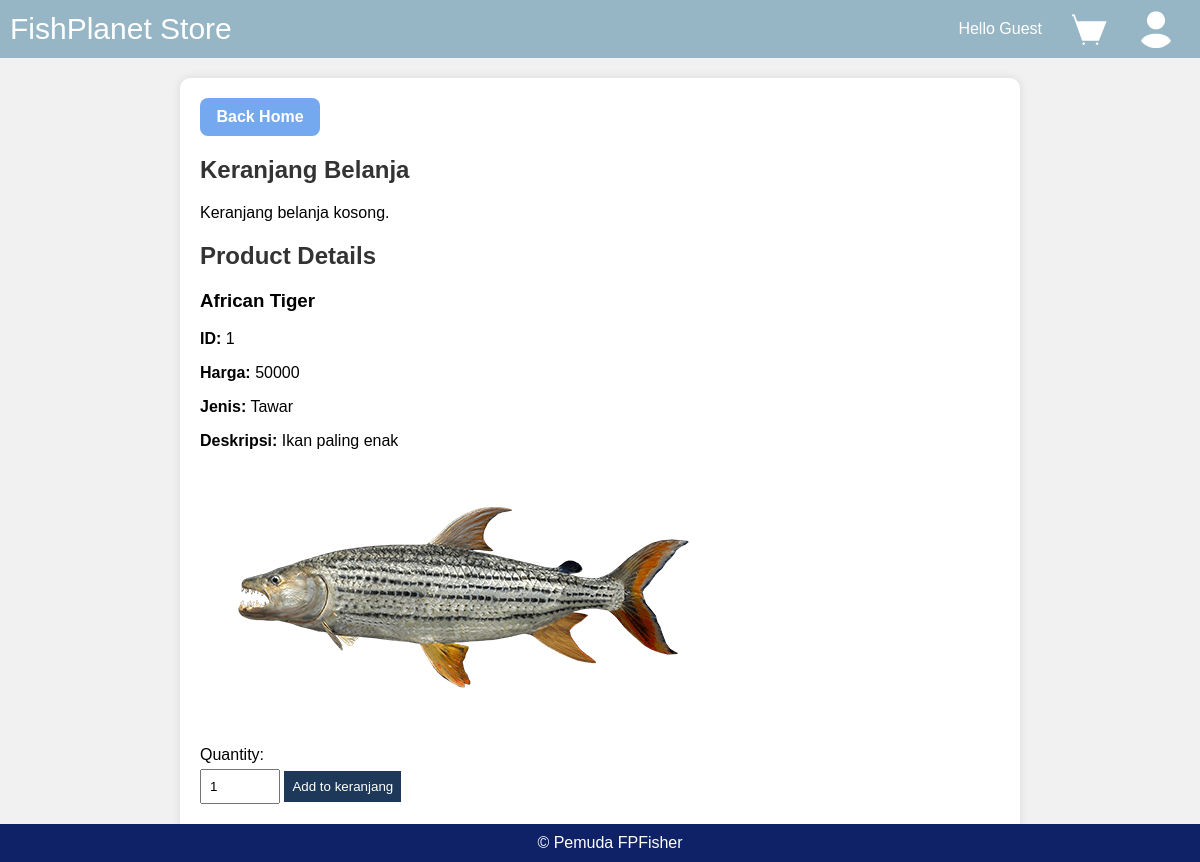
The app's page /detail-product.php?id_ikan=1 with its own data.
### tables this page shows
CREATE TABLE `ikan` (
  `id_ikan` int(11) NOT NULL,
  `harga_ikan` int(11) DEFAULT NULL,
  `nama_ikan` varchar(20) DEFAULT NULL,
  `jenis_ikan` varchar(20) DEFAULT NULL,
  `gambar_ikan` varchar(40) DEFAULT NULL,
  `deskripsi` varchar(255) NOT NULL
);

### detail-product.php (the view, shortened to what this page needs)
<?php
include "./koneksi.php";
$id_ikan = isset($_GET['id_ikan']) ? $_GET['id_ikan'] : null;
if ($id_ikan !== null) {
    $selectSql = "SELECT * FROM ikan WHERE id_ikan=$id_ikan";
    $result = mysqli_query($conn, $selectSql);
    if ($result) {
        $fish = mysqli_fetch_assoc($result);
    } else {
        echo "Error fetching fish details: " . mysqli_error($conn);
        exit();
    }
} else {
    echo "Invalid fish ID";
    exit();
}
?>
<!DOCTYPE html>
<html lang="en">
<head>
</head>
<body>
<?php include "navbar.php"; ?>
    <div class="container">
    <div class="containers">
    <a href="index.php" class="button">Back Home</a>
</div>
        <h2>Keranjang Belanja</h2>
        <?php
        if (!empty($_SESSION['keranjang'])) {
            foreach ($_SESSION['keranjang'] as $id_ikan => $item) {
                echo "<p>ID Ikan: $id_ikan, Quantity: {$item['quantity']}, Harga Ikan: {$item['harga_ikan']}</p>";
            }
        } else {
            echo "Keranjang belanja kosong.";
        }
        ?>
        <h2>Product Details</h2>
        <?php
        if (isset($fish)) {
        ?>
            <div>
                <h3><?php echo $fish['nama_ikan']; ?></h3>
                <p><strong>ID:</strong> <?php echo $fish['id_ikan']; ?></p>
                <p><strong>Harga:</strong> <?php echo $fish['harga_ikan']; ?></p>
                <p><strong>Jenis:</strong> <?php echo $fish['jenis_ikan']; ?></p>
                <p><strong>Deskripsi:</strong> <?php echo $fish['deskripsi']; ?></p>
                <img src="<?php echo "./ikan_image/" . $fish['gambar_ikan']; ?>" alt="Product Image">
                <form method="post" action="">
                    <label for="quantity">Quantity:</label>
                    <input type="number" name="quantity" value="1" min="1" required>
                    <button type="submit">Add to keranjang</button>
                </form>
                <br>
            </div>
        <?php
        } else {
            echo "Fish details not found.";
        }
        ?>
    </div>
    <div class="footer">
        &copy; Pemuda FPFisher
        </div>
</body>
</html>

### detail-product.php (style rules this page uses)
body { font-family: Arial, sans-serif; margin: 0; padding: 0; background-color: #f1f1f1; }
.container { max-width: 800px; margin: 20px auto; padding: 20px; background-color: #fff; border-radius:10px; box-shadow: 0 0 10px rgba(0, 0, 0, 0.1); }
h2 { color: #333; }
form { margin-top: 20px; }
form label { display: block; margin-bottom: 5px; }
form input[type="number"], form button { padding: 8px; }
form input[type="number"] { width: 60px; }
form button { background-color: #1E3859; color: #fff; border: none; cursor: pointer; }
.containers { max-width: 100px; padding: 10px; background-color: #74A9F0; text-align: center; border-radius:8px; }
.button { text-decoration: none; margin-bottom: 10px; font-size: 16px; color:white; font-weight:bold; }
.footer { background-color: #0F2167; color: white; text-align: center; padding: 10px; position: fixed; bottom: 0; width: 100%; }

### records on screen
ikan: nama_ikan "African Tiger", id_ikan "1", harga_ikan "50000", jenis_ikan "Tawar", deskripsi "Ikan paling enak", gambar_ikan (picture)
